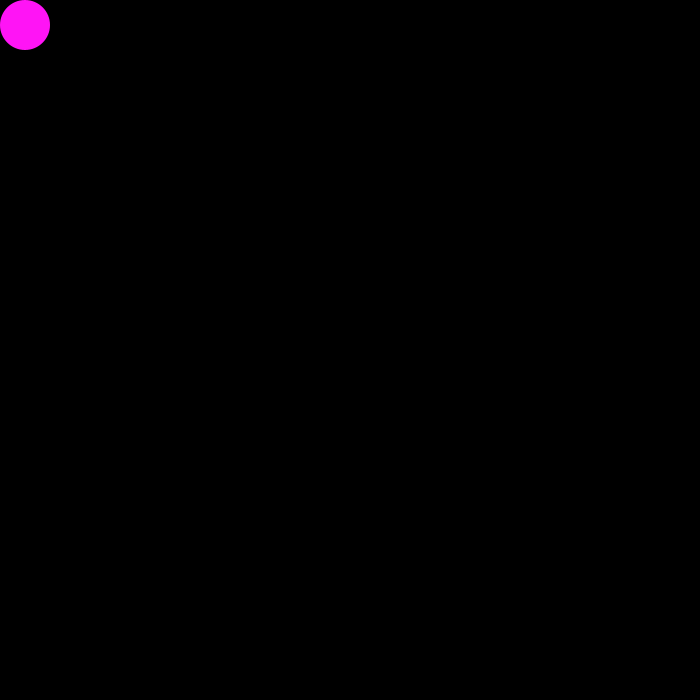
Frame 1 (no input)
Frame 60 (the mouse pressed at the canvas centre just before this capture): identical to frame 1, image omitted
Frame 120 (the mouse held since frame 60 and released just before this capture): identical to frame 1, image omitted

The Processing sketch that drew this single still picture (run headless with seeded random() and noise(); from frame 60 on, the mouse is pressed at the canvas centre):

// Processing sketch: processing_141134
// ── processing_141134.pde

//Creating a character named ball to move to key commands
ball ball1;



void setup() {
  size(700,700);
  
  ball1 = new ball (25,25,50);
}

void draw(){
  background(0);
  
  ball1.display();
  
  ball1.keyPressed();
}

class ball {
  float x;
  float y;
  float speed;
  float w;
  
  ball(float tempX, float tempY, float tempW) {
    x = tempX;
    y = tempY;
    w = tempW;
    speed = 0;
  }
  
  void display(){
    fill (255,20,245);
    noStroke();
    ellipse(x,y,w,w);
    
  }
 //key commands
//ball flies off page in response to key commands? 
// looking to create a perimeter
  void keyPressed() {
    if (key == CODED){
      if (keyCode == UP){
        y = y-5;
      }
      else if (keyCode == DOWN) {
        y = y + 5;
      }
    }if (keyCode == RIGHT) {
      x = x+5;
    } else if (keyCode == LEFT) {
      x = x-5;
    }
  }
}
